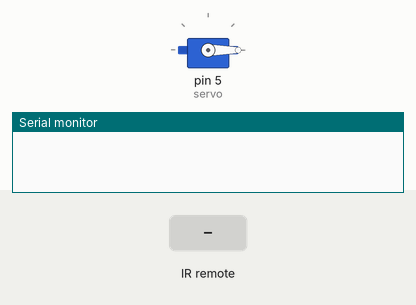
This sketch was run on a simulated Arduino Uno, built with avr-gcc and run on an emulated ATmega328P. Parts: servo, the last lines printed to the serial monitor. The inputs (shaded band) are chosen by the test bench.

Above: at 4.2 s.
4.3 s: infrared code 0xFD50AF received
At 5.3 s:
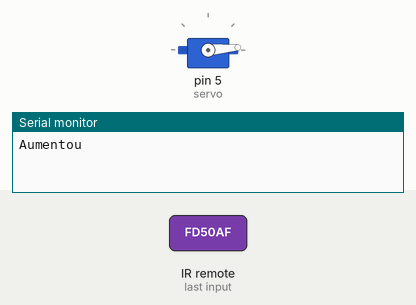
5.8 s: infrared code 0xFD10EF received
At 6.5 s:
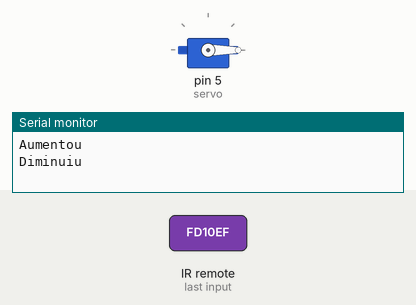
Timing chart, 0 to 8.8 s (numbered marks = the images above; inputs shaded):
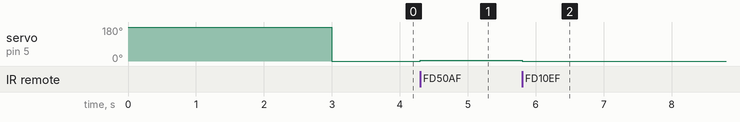

The sketch:

Projeto_Controle_Remoto.ino
```cpp
// Autor: Fabrício Onofre - RA:20130 - PD20
// Projeto Controle Remoto - Automação e Controle de Dispositivos
// Professor: Sergio Luiz Moral Marques


//Biblioteca do controle remoto IR
#include <IRremote.h>

//Biblioteca do servo motor
#include <Servo.h>


IRrecv irrecv(2);// instancia a classe do IR
Servo servo;     // instancia a classe do Servo


//variÃ¡vel com o resultado da leitura do IR
decode_results results;

//variavel responsavel pelos graus de giro do servo
int pos = 0;

void setup()
{
  //Inicia o servo e o controle
  servo.attach(5);
  Serial.begin(9600);
  irrecv.enableIRIn(); // Inicializa o receptor IR
  servo.write(360);
  delay(3000);
  servo.write(0);
}

void loop()
{
  if (irrecv.decode(&results)) // verfica se alguma tecla foi clicada
  {
    if(results.value == 0xFD50AF)//verifica se a tecla SOBE foi acionada
    {
      Serial.println("Aumentou");

      // O servo gira mais 5 graus adicionados
      pos = pos + 5;
      servo.write(pos);
    }

    if(results.value == 0xFD10EF)//verifica se a tecla DESCE foi acionada
    {
      // O servo gira menos 5 graus adicionados
      Serial.println("Diminuiu");
      pos = pos - 5;
      servo.write(pos);
    }

    irrecv.resume();
    delay(50);
  }
}
```

Measured:
- after the input at 4.3 s, servo on pin 5 (servo): 0° → 5° at once
- after the input at 5.8 s, servo on pin 5 (servo): 5° → 0° at once
